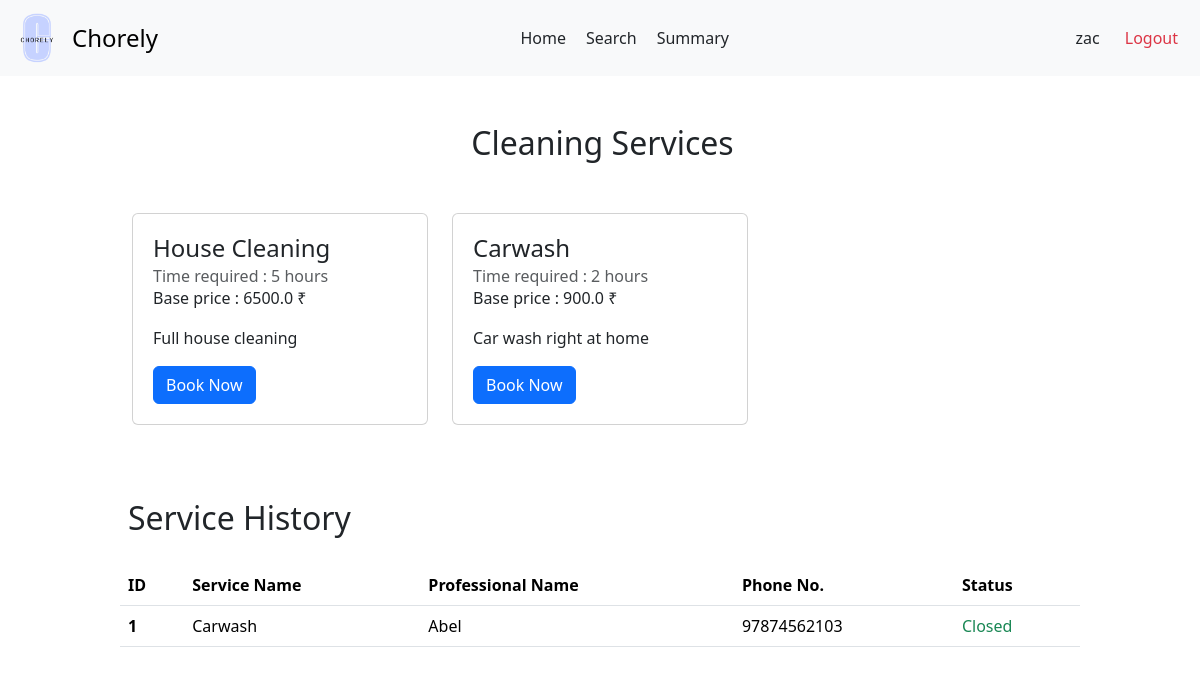
The page /user/6/service/category/cleaning (signed in) on the database its author committed.
### backend/models.py (models this page shows)
class Users(db.Model):
  __tablename__ = 'Users'
  user_id = db.Column(db.Integer, primary_key=True, autoincrement=True)
  username = db.Column(db.String, unique=True, nullable=False)
  password = db.Column(db.String, nullable=False)
  role = db.Column(db.String, nullable=False)
  is_blocked = db.Column(db.Boolean, default=False)
  service_professional = db.relationship('ServiceProfessionals', backref='user', uselist=False)
  customer = db.relationship('Customers', backref='user', uselist=False)

class Services(db.Model):
    __tablename__ = 'Services'
    service_id = db.Column(db.Integer, primary_key=True, autoincrement=True)
    name = db.Column(db.String, nullable=False)
    description = db.Column(db.String)
    base_price = db.Column(db.Float, nullable=False)
    time_required = db.Column(db.Integer)
    category = db.Column(db.String)
    service_professionals = db.relationship('ServiceProfessionals', backref='service')
    service_requests = db.relationship('ServiceRequests', backref='service')

class ServiceRequests(db.Model):
    __tablename__ = 'ServiceRequests'
    request_id = db.Column(db.Integer, primary_key=True, autoincrement=True)
    service_id = db.Column(db.Integer, db.ForeignKey('Services.service_id'), nullable=False)
    customer_id = db.Column(db.Integer, db.ForeignKey('Customers.customer_id'), nullable=False)
    professional_id = db.Column(db.Integer, db.ForeignKey('ServiceProfessionals.professional_id'))
    requested_service_date = db.Column(db.Date, default=date.today())
    date_of_request = db.Column(db.Date, default=date.today())
    date_of_completion = db.Column(db.Date)
    service_status = db.Column(db.String, default='requested')
    additional_requests = db.Column(db.String)
    remarks = db.Column(db.String)
    rating = db.Column(db.Float)

class ServiceProfessionals(db.Model):
    __tablename__ = 'ServiceProfessionals'
    professional_id = db.Column(db.Integer, primary_key=True, autoincrement=True)
    user_id = db.Column(db.Integer, db.ForeignKey('Users.user_id'), unique=True, nullable=False)
    service_id = db.Column(db.Integer, db.ForeignKey('Services.service_id'), nullable=False)
    experience_years = db.Column(db.Integer)
    profile_verified = db.Column(db.Boolean, default=False)
    name = db.Column(db.String, nullable = False)
    phone = db.Column(db.String)
    address = db.Column(db.String)
    pin_code = db.Column(db.String)
    service_requests = db.relationship('ServiceRequests', backref='professional')

### backend/customerController.py (the view)
@app.route('/user/<int:user_id>/service/category/<string:category>')
def display_category(user_id, category):
  user = Users.query.filter_by(user_id = user_id).first()
  customer = Customers.query.filter_by(user_id = user_id).first()
  services = Services.query.filter_by(category = category).all()
  return render_template('customer-dash-category.html', user = user, customer = customer, services = services, service_requests = customer.service_requests)

### templates/customer-dash-category.html (shortened to what this page needs)
<!DOCTYPE html>
<html lang="en">
<head>
  <link href="https://cdn.jsdelivr.net/npm/bootstrap@5.3.3/dist/css/bootstrap.min.css" rel="stylesheet">
  <link rel="stylesheet" href="{{ url_for('static', filename='customer-dash-category.css') }}">
<link rel="stylesheet" href="{{ url_for('static', filename='navbar.css') }}">
</head>
<body>
  <nav class="navbar bg-body-tertiary">
    <div class="container-fluid">
      <a class="navbar-brand d-flex align-items-center" href="#" style="text-decoration: none;">
        <img src="{{ url_for('static', filename='logo.png') }}" alt="Chorely Logo" width="50" height="50" id="logo">
        <span style="font-size: 1.5rem;">Chorely</span>
      </a>
      <div style="display: flex;">
        <a class="nav-link active" aria-current="page" href="/user/customer/{{ user.user_id }}">Home</a>
        <a class="nav-link" href="/customer/{{ customer.customer_id }}/search">Search</a>
        <a class="nav-link" href="/user/{{ user.user_id }}/summary">Summary</a>
      </div>
      <div class="d-flex text text-end">
        <a class="nav-link" href="/user/{{ user.user_id }}/profile">{{ user.username }}</a>
        <a class="nav-link text-danger" href="/userlogin">Logout</a>
      </div>
    </div>
  </nav>
  <div id="main">
    <div id="canvas">
      <br>
      <div class="text text-center">
        <h2 class="headings">{{ services[0].category | title }} Services</h2>
      </div>
      <div class="py-5">
        <div class="container">
          <div class="row hidden-md-up">
            {% for service in services %}
              <div class="col-md-4">
                <div class="card mb-3" style="padding: 20px;">
                  <div class="card-block">
                    <h4 class="card-title">{{service.name | title }}</h4>
                    <h6 class="card-subtitle text-muted">Time required : {{ service.time_required }} hours</h6>
                    <p class="card-text p-y-1">Base price : {{ service.base_price }} &#x20B9;</p>
                    <p class="card-text p-y-1">{{ service.description | capitalize  }}</p>
                    <a href="/user/{{user.user_id}}/service/book/{{service.service_id}}" class="btn btn-primary">Book Now</a>
                  </div>
                </div>
              </div>
            {% endfor %}
         </div>
        </div>
      </div>
      <h2 class="headings">Service History</h2><br>
      {% if service_requests | length ==0 %}
        <div class="text text-center">
          <h5 class="headings">There are no services to display</h5>
        </div>
      {% else %}
        <div>
          <table class="table" style="margin-bottom: 50px;">
            <thead>
              <tr>
                <th scope="col">ID</th>
                <th scope="col">Service Name</th>
                <th scope="col">Professional Name</th>
                <th scope="col">Phone No.</th>
                <th scope="col">Status</th>
              </tr>
            </thead>
            <tbody>
              {% for request in service_requests %}
              <tr>
                <th scope="row">{{ loop.index }}</th>
                <td>{{ request.service.name }}</td>
                {% if request.service_status == 'accepted' %}
                  <td>{{ request.professional.name }}</td>
                  <td>{{ request.professional.phone }}</td>
                  <td><a href="/user/{{ user.user_id }}/service/close/{{ request.request_id }}" class="btn btn-outline-primary">Close it?</a></td>
                {% else %}
                  {% if request.service_status == 'requested' %}
                    <td>To be assigned</td>
                    <td> - </td>
                    <td><a class="btn btn-danger">Cancel</a></td>
                  {% else %}
                    <td>{{ request.professional.name }}</td>
                    <td>{{ request.professional.phone }}</td>
                    <td class="text text-success">Closed</td>
                  {% endif %}
                {% endif %}
              </tr>
              {% endfor %}
            </tbody>
          </table>
      {% endif %}
</body>
</html>

### static/customer-dash-category.css (style rules this page uses)
* { margin: 0px; }
#main, #canvas { margin-top: 90px; border: 2px none black; }
#canvas { width: 80%; margin: auto; height: 1000px; }
.headings { margin: 3px; padding-left: 5px; margin-top: 10px; }

### static/navbar.css (style rules this page uses)
#logo { object-fit: contain ; margin-right: 10px; filter: brightness(1.1) contrast(1.1) saturate(1.2); filter: contrast(100%); }
.text-end { margin-right: 10px; }
.navbar { position: fixed; background-color: white; top: 0; left: 0; right: 0; height: max-content; z-index: 1000; }

### rows shown on the page
Users: username "zac"
Services: category "Cleaning", name "House Cleaning", time_required "5", base_price "6500.0", description "Full house cleaning"
Services: name "Carwash", time_required "2", base_price "900.0", description "Car wash right at home"
ServiceRequests: service.name "Carwash", professional.name "Abel", professional.phone "97874562103"
